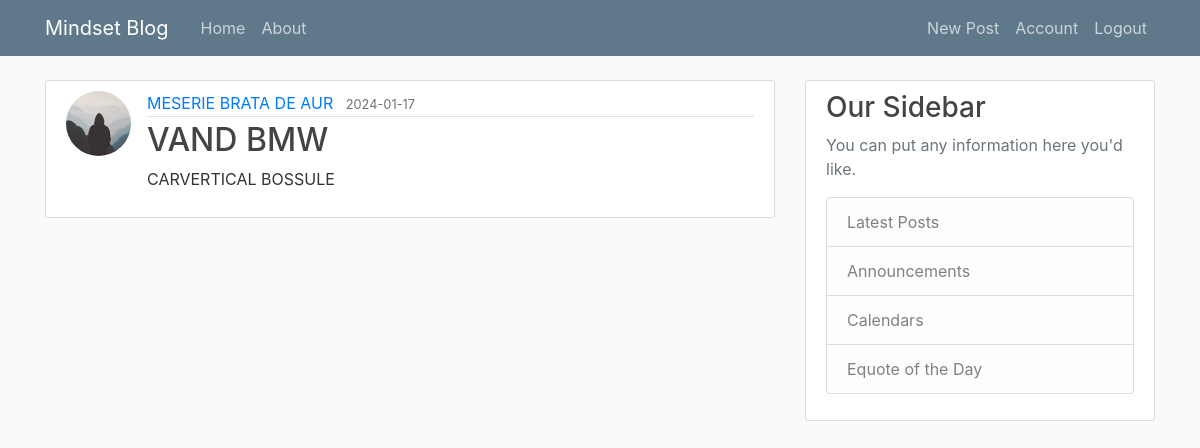
The app's page /post/3 (signed in), older data.
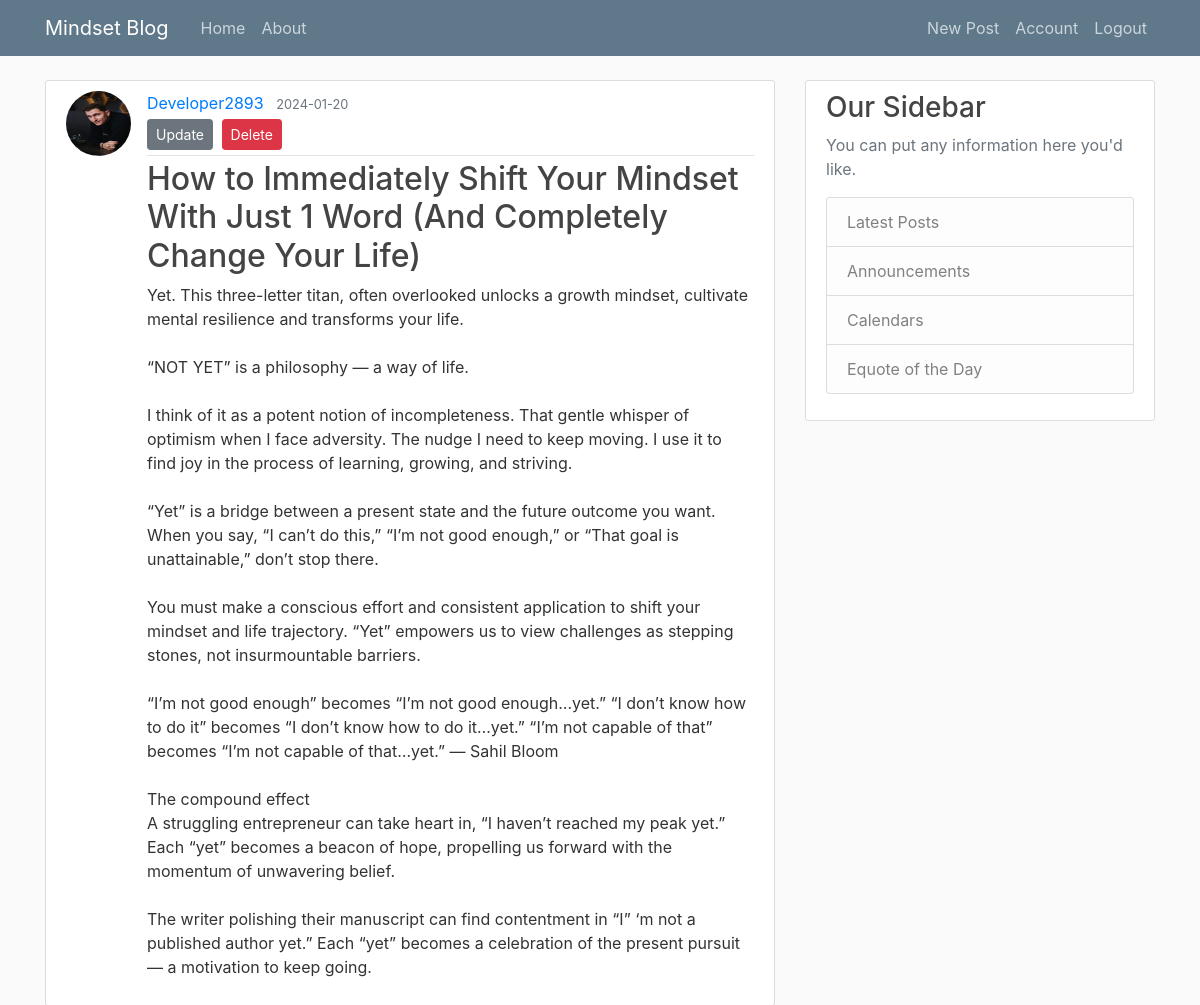
The same page, newer data.
### blog/models.py (models this page shows, shortened)
class User(db.Model, UserMixin):
    id = db.Column(db.Integer, primary_key=True)
    username = db.Column(db.String(20), unique=True, nullable=False)
    email = db.Column(db.String(120), unique=True, nullable=False)
    image_file = db.Column(db.String(20), nullable=False, default='default.jpg')
    password = db.Column(db.String(60), nullable=False)
    posts = db.relationship('Post', backref='author', lazy=True)

class Post(db.Model):
    id = db.Column(db.Integer, primary_key=True)
    title = db.Column(db.String(100), nullable=False)
    date_posted = db.Column(db.DateTime, nullable=False, default=datetime.utcnow)
    content = db.Column(db.Text, nullable=False)
    user_id = db.Column(db.Integer, db.ForeignKey('user.id'), nullable=False)

### blog/routes.py (the view)
@app.route("/post/<int:post_id>")
def post(post_id):
    post = Post.query.get_or_404(post_id)
    return render_template('post.html', title=post.title, post=post)

### blog/models.py (called while the page is built)
@login_manager.user_loader
def load_user(user_id):
    return User.query.get(int(user_id))

### blog/templates/post.html (shortened to what this page needs)
{% extends "layout.html" %}
{% block content %}
  <article class="media content-section">
    <img class="rounded-circle article-img" src="{{ url_for('static', filename='profile_pics/' + post.author.image_file) }}">
    <div class="media-body">
      <div class="article-metadata">
        <a class="mr-2" href="{{ url_for('user_posts', username=post.author.username) }}">{{ post.author.username }}</a>
        <small class="text-muted">{{ post.date_posted.strftime('%Y-%m-%d') }}</small>
        {% if post.author == current_user %}
          <div>
            <a class="btn btn-secondary btn-sm mt-1 mb-1" href="{{ url_for('update_post', post_id=post.id) }}">Update</a>
            <button type="button" class="btn btn-danger btn-sm m-1" data-toggle="modal" data-target="#deleteModal">Delete</button>
          </div>
        {% endif %}
      </div>
      <h2 class="article-title">{{ post.title }}</h2>
      <p class="article-content">{{ post.content }}</p>
    </div>
  </article>
{% endblock content %}

Row changes from the older to the newer data that the page shows:
no longer on this page (row unchanged): User: image_file (placeholder picture), author.username "MESERIE BRATA DE AUR"
now on this page (row unchanged): User: image_file (picture), author.username "Developer2893"
changed Post: date_posted "2024-01-17" → "2024-01-20"; title "VAND BMW" → "How to Immediately Shift Your Mindset With Just 1 Word (And Completely Change Your Life)"; content "CARVERTICAL BOSSULE" → "Yet. This three-letter titan, often overlooked unlocks a growth mindset, cultivate mental resilience and transforms your life. “NOT YET” is a philosophy — a way of life. I think of it as a potent notion of incompleteness. That gentle whisper of optimism when I face adversity. The nudge I need to keep moving. I use it to find joy in the process of learning, growing, and striving. “Yet” is a bridge between a present state and the future outcome you want. When you say, “I can’t do this,” “I’m not good enough,” or “That goal is unattainable,” don’t stop there. You must make a conscious effort and consistent application to shift your mindset and life trajectory. “Yet” empowers us to view…"
Text that changed along with them:
text now shown: "Update Delete"
